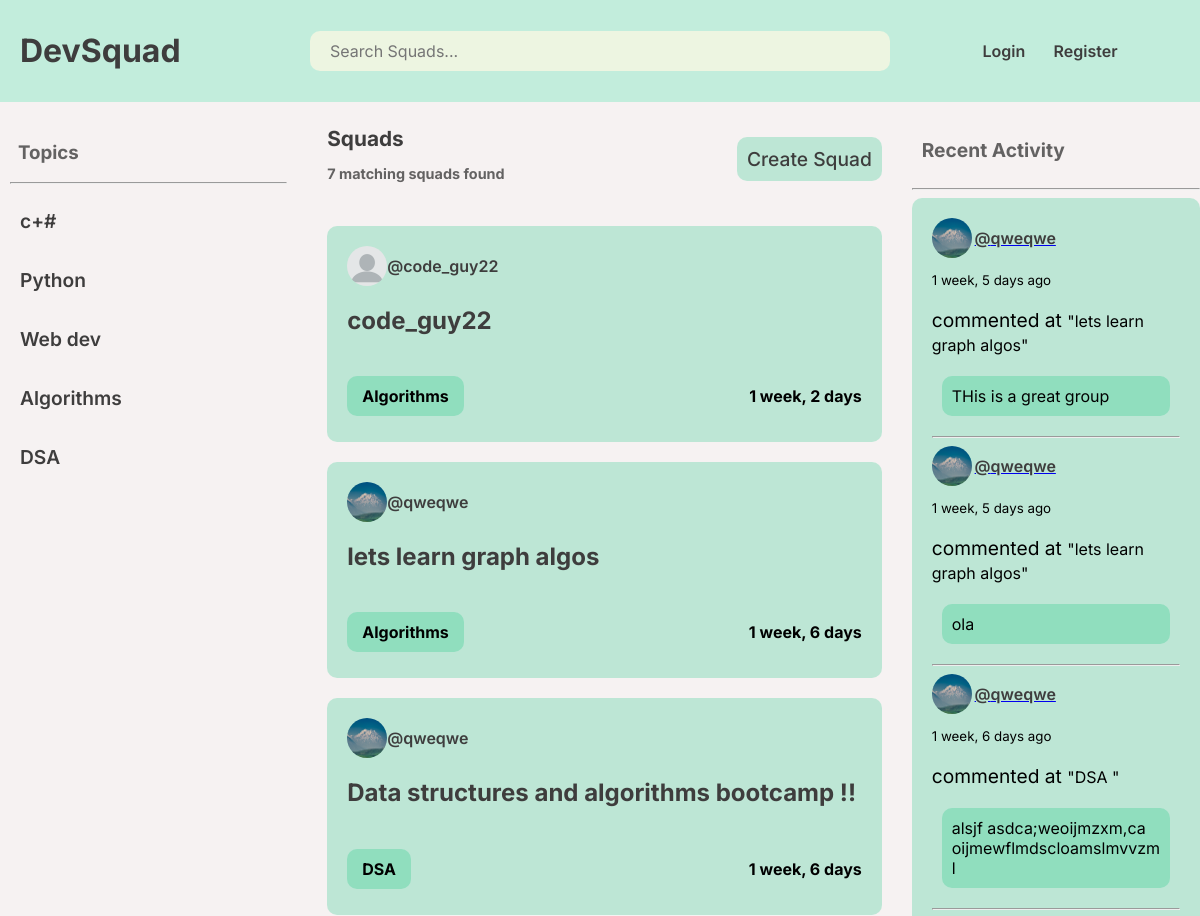
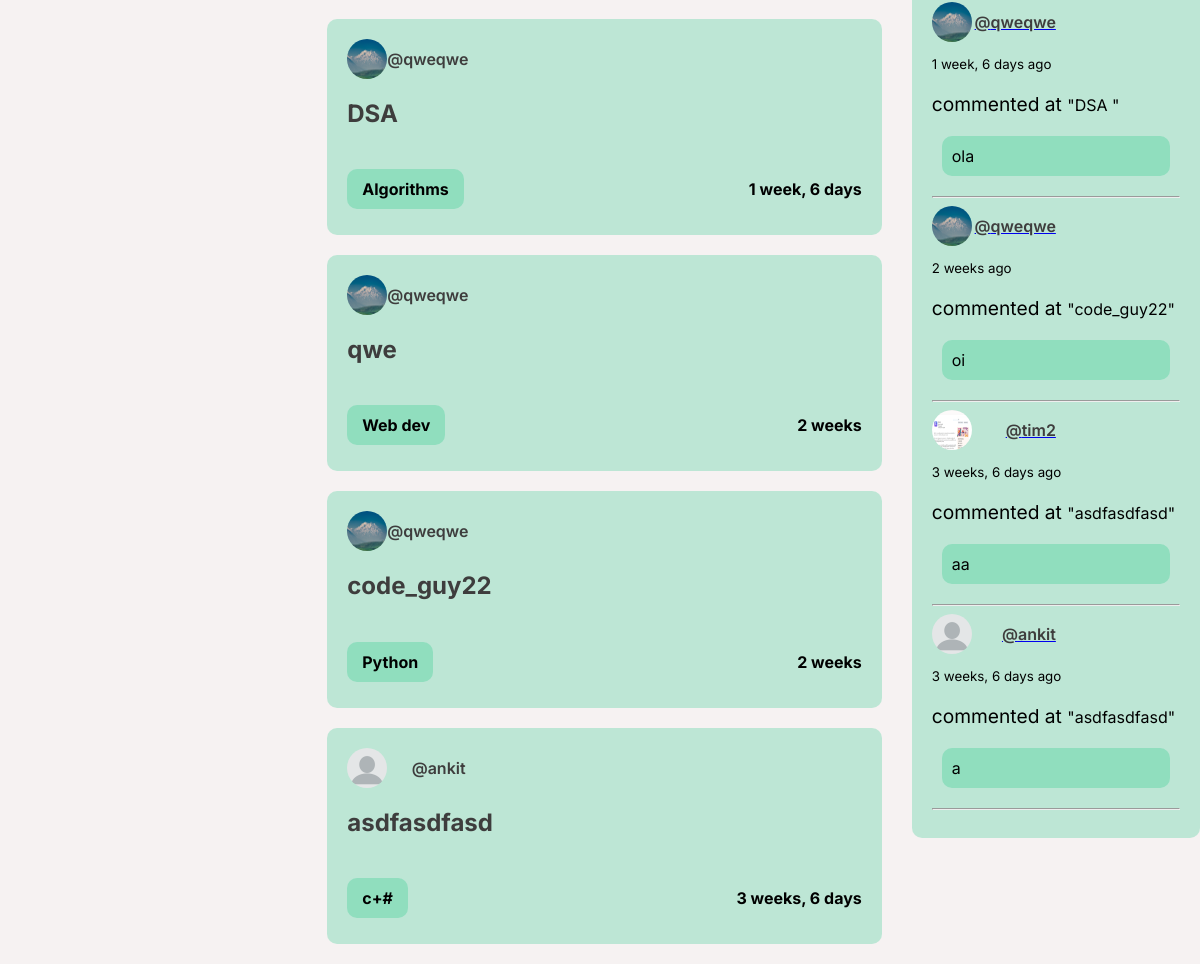
The page / on the database its author committed (2 pictures, top to bottom).
### base/models.py (models this page shows, shortened)
class Topic(models.Model) :
    name = models.CharField(max_length=200)

class Squad(models.Model):
    host  = models.ForeignKey(User , on_delete = models.SET_NULL , null=True)
    topic  = models.ForeignKey(Topic , on_delete=models.SET_NULL , null=True)
    name = models.CharField(max_length=200)
    description = models.TextField(null = True , blank = True)
    squadMembers = models.ManyToManyField(User , related_name = "squadMembers" , blank = True)
    updated = models.DateTimeField(auto_now = True)
    created = models.DateTimeField(auto_now_add = True)
    class Meta:
        ordering = ['-updated' , '-created']
    def __str__(self):
        return self.name

class User(AbstractUser):
    name = models.CharField(max_length=200 , null=True , )
    email = models.EmailField(unique = True , null = True)
    bio = models.TextField(null = True)
    profilePicture = models.ImageField(null = True , default = "profile.png")
    USERNAME_FIELD = 'email'
    REQUIRED_FIELDS = []

class Message(models.Model):
    user = models.ForeignKey(User , on_delete=models.CASCADE)
    squad = models.ForeignKey(Squad , on_delete = models.CASCADE)
    body = models.TextField()
    updated = models.DateTimeField(auto_now  = True)
    created = models.DateTimeField(auto_now_add=True)
    def __str__(self):
        return self.body[0:50]

### base/views.py (the view)
# urls.py: path('', views.home, name="home"),
def home(request):
    q = request.GET.get('q') if request.GET.get('q') != None else ''
    squads = Squad.objects.filter(
        Q(topic__name__icontains=q) |
        Q(name__icontains=q) |
        Q(description__icontains=q)
    )
    topics = Topic.objects.all()
    squad_count = squads.count()
    recent_feed = Message.objects.all().order_by(
        '-created').filter(Q(squad__topic__name__icontains=q))[:10]
    context = {"squads": squads, "topics": topics,
               "squad_count": squad_count, "recent_feed": recent_feed}
    return render(request, 'base/home.html', context)

### base/templates/base/home.html
{% extends 'main.html' %} {% block content %}
<div class="home-container">
  <div class="side-bar">{% include 'base/topics-component.html' %}</div>
  <div class="squads-container">
    <div class="squad-feed-title-container">
      <div class="squad-container-1">
        <h1 class="squads-main-head">Squads</h1>
        <h5 class="squads-sub-head">{{ squad_count }} matching squads found</h5>
      </div>
      <a href="{% url 'create-squad' %}" class="link create-squad-button">
        Create Squad
      </a>
    </div>
    {% include 'base/feed-component.html' %}
  </div>
  <div class="recent-activity-container">
    {% include 'base/recent-feed-component.html' %}
  </div>
</div>
{% endblock content %}

### base/templates/base/topics-component.html
<h3 class="topics-head">Topics</h3>
<hr />
<div>
  {% for topic in topics %}
  <div class="single-topic">
    <a href=" {% url 'home'  %}?q={{topic.name}} " class="link"
      >{{ topic.name }}</a
    >
  </div>
  {% endfor %}
</div>

### base/templates/base/feed-component.html (shortened to what this page needs)
<div class="">
  {% for squad in squads %}
  <div class="squad-feed-container">
    <div class="squad-feed-container-1">
      <div class="squad-feed-container-11">
        <img
          height="50"
          src="{{ squad.host.profilePicture.url }}"
          class="profile-pic-image"
        />
        <a href="{% url 'profile' squad.host.id %}" class="link"
          >@{{squad.host.username}}</a
        >
      </div>
    </div>
    <a href="{% url 'squad' squad.id %}" class="link">
      <h2 id="squad-name">{{ squad.name }}</h2>
    </a>
    <div class="squad-bottom-container">
      <h4 class="topic-tag">{{ squad.topic.name }}</h4>
      <h4>{{squad.created|timesince }}</h4>
    </div>
  </div>
  {% endfor %}
</div>

### base/templates/base/recent-feed-component.html (shortened to what this page needs)
<h2 class="feed-header">Recent Activity</h2>
<hr />
<div class="recent-feeds-container">
  {% for feed in recent_feed %}
  <div class="feed-profile-info">
    <a href="{% url 'profile' feed.user.id %}" class="feed-info-sub">
      <img
        height="50"
        src="{{ feed.user.profilePicture.url }}"
        class="profile-pic-image"
      />
      <div class="link">@{{ feed.user.username }}</div>
    </a>
    <small>{{ feed.created|timesince }} ago</small>
  </div>
  <small class="container-2"
    >commented at
    <a class="single-feed" href="{% url 'squad' feed.squad.id %}">
      <small>"{{ feed.squad }}"</small>
    </a>
  </small>
  <p class="comment-brief">
    {{ feed }}
  </p>
  <hr />
  {% endfor %}
</div>

### static/styles/main.css (style rules this page uses)
:root { --primary-color : rgba(133, 220, 186 , 0.5); --secondary-color : #edf5e1 ; --background-color : rgb(246, 242, 242); --text-color : rgb(62, 61, 61) ; --text-color-light : rgba(62, 61, 61 , 0.8); }
* { font-family: 'Inter', sans-serif; }
body { background-color:var(--background-color); margin: 0; height: 100%; width: 100%; }
.profile-pic-image { height : 2.5rem; width: 2.5rem; border-radius: 50%; }
.link { text-decoration: none; color: var(--text-color); font-weight: 600; }
.single-topic { font-weight: 500; font-size: 1.2rem; border-radius: 10px; }
.topics-head { color : var(--text-color-light); margin-left: 8px; }
.home-container { display: flex; width: 100%; max-width: 1400px; margin: auto; }
.side-bar { width: 25%; padding: 10px; }
.single-topic { padding: 10px; margin-top: 15px; }
.squads-container { width: 50%; padding:0px 30px; }
.recent-activity-container { width: 25%; }
.single-feed { color: black; text-decoration: none; }
.squads-main-head { color : var(--text-color); font-size : 1.3rem; }
.squads-sub-head { color : var(--text-color-light); font-size : 0.9rem; margin-top:0 }
.squad-feed-title-container { display: flex; justify-content: space-between; align-items: center; }
.create-squad-button { background-color: var(--primary-color); padding : 10px; border-radius: 10px; color : var(--text-color); font-size : 1.2rem; font-weight: 500; }
.squad-feed-container { background-color: var(--primary-color); border-radius : 10px; padding : 20px 20px; padding-bottom: 5px; max-width:590px; margin:20px auto; }
.squad-feed-container-1 { display: flex; justify-content: space-between; }
.squad-feed-container-11 { width: 23%; display: flex; justify-content: space-between; align-items: center; }
.topic-tag { background-color: rgba(133, 220, 186 , 0.8); width: fit-content; border-radius: 10px; padding:10px 15px; }
.feed-profile-info { display : flex ; }

### base/templates/base/feed-component.html (style rules this page uses)
.squad-bottom-container { display: flex; width: 100%; justify-content: space-between; align-items: center; }

### base/templates/base/recent-feed-component.html (style rules this page uses)
.feed-profile-info { display: flex; flex-direction: column; justify-content: space-between; margin-bottom: 20px; min-height: 70px; }
.container-2 { font-size: 1.2rem; font-weight: 400px; margin-top: 20px; }
.feed-info-sub { display: flex; justify-content: space-between; align-items: center; width: 50%; }
.comment-brief { padding: 10px; background-color: rgba(133, 220, 186, 0.8); margin-top: 20px; margin: 20px 10px; border-radius: 10px; }
.recent-feeds-container { background-color: rgba(133, 220, 186, 0.5); padding: 20px; border-radius: 10px; }
.feed-header { color: rgba(62, 61, 61, 0.8); font-size: 1.2rem; padding: 10px; }

### rows shown on the page
Topic: name "c+#"
Topic: name "Python"
Topic: name "Web dev"
Topic: name "Algorithms"
Topic: name "DSA"
Squad: host.profilePicture (placeholder picture), host.username "code_guy22", name "code_guy22", topic.name "Algorithms", created "1 week, 2 days"
Squad: host.profilePicture (picture), host.username "qweqwe", name "lets learn graph algos", topic.name "Algorithms", created "1 week, 6 days"
Squad: host.profilePicture (picture), host.username "qweqwe", name "Data structures and algorithms bootcamp !!", topic.name "DSA", created "1 week, 6 days"
Squad: host.profilePicture (picture), host.username "qweqwe", name "DSA", topic.name "Algorithms", created "1 week, 6 days"
Squad: host.profilePicture (picture), host.username "qweqwe", name "qwe", topic.name "Web dev", created "2 weeks"
Squad: host.profilePicture (picture), host.username "qweqwe", name "code_guy22", topic.name "Python", created "2 weeks"
Squad: host.profilePicture (picture), host.username "ankit", name "asdfasdfasd", topic.name "c+#", created "3 weeks, 6 days"
Message: user.profilePicture (picture), user.username "qweqwe", created "1 week, 5 days", squad "lets learn graph algos", body "THis is a great group"
Message: user.profilePicture (picture), user.username "qweqwe", created "1 week, 5 days", squad "lets learn graph algos", body "ola"
Message: user.profilePicture (picture), user.username "qweqwe", created "1 week, 6 days", squad "DSA", body "alsjf asdca;weoijmzxm,ca oijmewflmdscloamslmvvzm l"
Message: user.profilePicture (picture), user.username "qweqwe", created "1 week, 6 days", squad "DSA", body "ola"
Message: user.profilePicture (picture), user.username "qweqwe", created "2 weeks", squad "code_guy22", body "oi"
Message: user.profilePicture (picture), user.username "tim2", created "3 weeks, 6 days", squad "asdfasdfasd", body "aa"
Message: user.profilePicture (picture), user.username "ankit", created "3 weeks, 6 days", squad "asdfasdfasd", body "a"

### other values the page prints
{{ squad_count }} "7"
